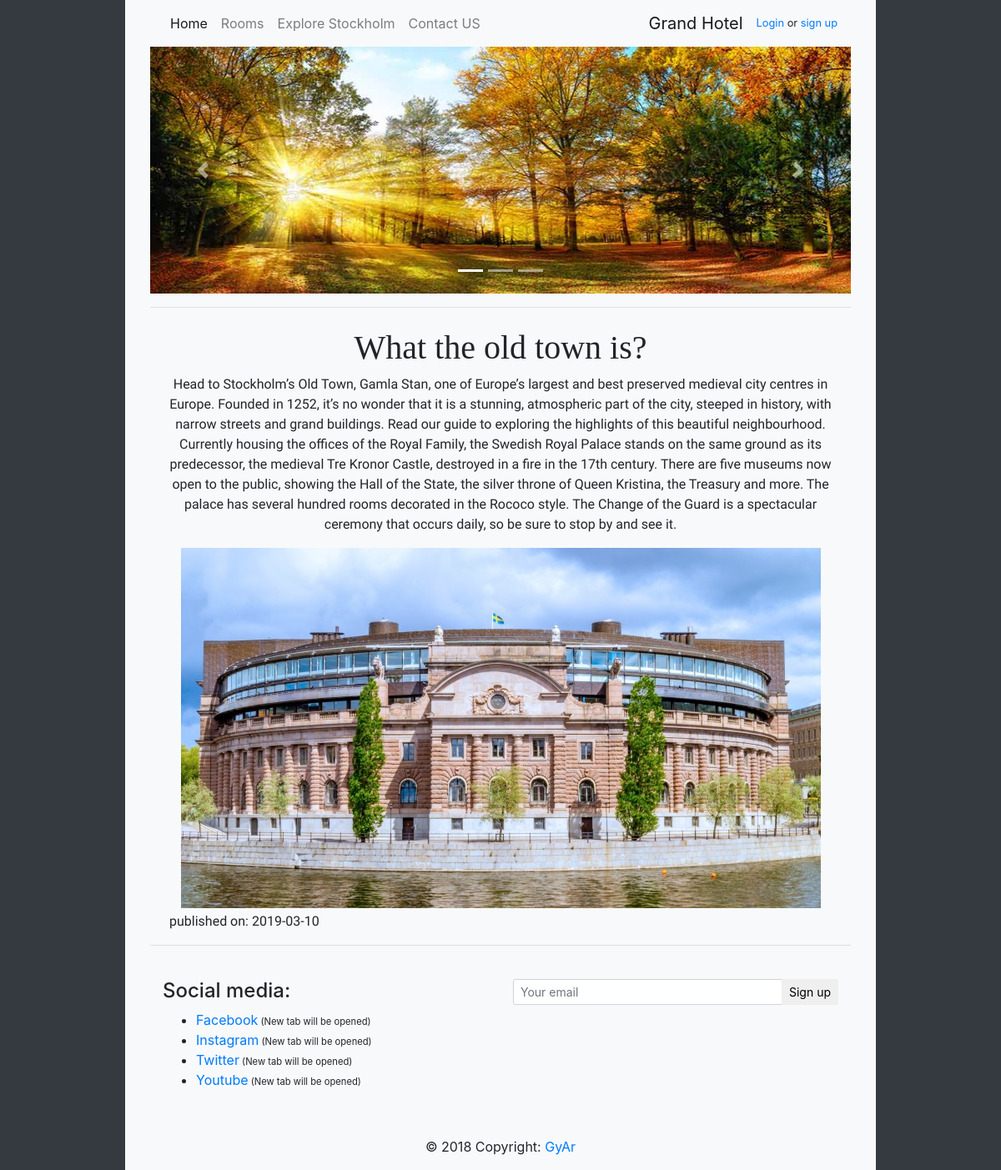
Screenshot of /article.php?id=1 with the database file from the repository.
### tables this page shows
CREATE TABLE IF NOT EXISTS `generalsettings` (
  `id` int(11) NOT NULL AUTO_INCREMENT,
  `title` varchar(59) NOT NULL,
  `language` varchar(3) NOT NULL,
  `facebook` varchar(259) NOT NULL,
  `instagram` varchar(259) NOT NULL,
  `youtube` varchar(259) NOT NULL,
  `address` text NOT NULL,
  `telnr` varchar(59) NOT NULL,
  PRIMARY KEY (`id`)
);

CREATE TABLE IF NOT EXISTS `article` (
  `id` int(11) NOT NULL AUTO_INCREMENT,
  `title` varchar(259) NOT NULL,
  `post` text NOT NULL,
  `img` text NOT NULL,
  `articledate` date NOT NULL,
  PRIMARY KEY (`id`)
);

### function/functions.php (called while the page is built, shortened)
<?php
function test_input($data)
{
    $data = trim($data);
    $data = stripslashes($data);
    $data = htmlspecialchars($data);
    return $data;
}
?>

### article.php (the view)
<?php include 'header.php'; ?>
<div class="container">
    <div class="px-2 py-2 text-center">
        <?php
            if (isset($_GET['id'])) {
                $articleID = test_input($_GET['id']);
                $sql = "SELECT * FROM article WHERE id ='$articleID'";
                $result = $conn->query($sql);
                if ($result->num_rows != 0) {
                    while ($rows = $result->fetch_assoc()) {
                        ?>
                            <h1><?php echo $rows['title']; ?></h1>
        <p><?php echo $rows['post'] ?></p>
        <div>
    <img class="img-fluid" src="<?php echo $rows['img'] ?>">
    </div>
    <footer>
                        <p class="float-left my-2">published on:  <?php echo $rows['articledate'] ?></>
    </footer>
    <br>
                        <?php
                    }
                }
            }
        ?>
    </div>
</div>
<?php include 'footer.php'; ?>

### header.php (shortened to what this page needs)
<?php include_once 'function/functions.php';
$generalSQL = "SELECT * FROM generalsettings";
$generalResult = $conn->query($generalSQL);
if ($generalResult->num_rows != 0) {
    while ($generalRows = $generalResult->fetch_assoc()) {
        ?>
<!DOCTYPE html>
<html lang="<?php echo $generalRows['language'] ?>">
<head>
    <link rel="stylesheet" href="asset/bootstrap.css" type="text/css">
    <link rel="stylesheet" href="asset/main.css" type="text/css">
</head>
<body class="bg-dark">
<div class="bg-light col-md-9 mx-auto">
    <nav class="navbar navbar-expand-lg navbar-light bg-light">
        <div class="container">
            <a class="navbar-brand order-1" href="#">Grand Hotel</a>
            <?php
            if (isset($_SESSION["currentID"])) {
                $currentID = $_SESSION['currentID'];
                $sql = "SELECT * FROM user WHERE id = '$currentID'";
                $result = $conn->query($sql);
                if ($result->num_rows != 0) {
                    while ($rows = $result->fetch_assoc()) {
                        $fullName = $rows['fullname'];
                        ?>
                        <div class="dropdown order-2">
                            <button class="btn btn-secondary dropdown-toggle float-right" type="button"
                                    id="dropdownMenuButton"
                                    data-toggle="dropdown" aria-haspopup="true" aria-expanded="false">
                                <span><img class="profile-img" src="<?php echo $rows['image'] ?>"> </span>
                                <?php echo $fullName ?>
                            </button>
                            <div class="dropdown-menu" aria-labelledby="dropdownMenuButton">
                                <a class="dropdown-item" href="profile.php">Profile</a>
                                <a class="dropdown-item" href="logout.php">Log out</a>
                            </div>
                        </div>
                        <?php
                    }
                }
            } else {
                echo '<span class="order-2 login"><a href="login.php">Login</a> or <a href="register.php">sign up</a></span>';
            } ?>
            <div class="collapse navbar-collapse" id="navbarNav">
                <ul class="navbar-nav">
                    <li class="nav-item active">
                        <a class="nav-link" href="index.php">Home <span class="sr-only">(current)</span></a>
                    </li>
                    <li class="nav-item">
                        <a class="nav-link" href="rooms.php">Rooms</a>
                    </li>
                    <li class="nav-item">
                        <a class="nav-link" href="explore.php">Explore Stockholm</a>
                    </li>
                    <li class="nav-item">
                        <a class="nav-link " href="contact-us.php">Contact US</a>
                    </li>
                </ul>
            </div>
        </div>
    </nav>
    <div class="container">
        <header>
        <div id="carouselExampleIndicators" class="carousel slide" data-ride="carousel">
  <ol class="carousel-indicators">
    <li data-target="#carouselExampleIndicators" data-slide-to="0" class="active"></li>
    <li data-target="#carouselExampleIndicators" data-slide-to="1"></li>
    <li data-target="#carouselExampleIndicators" data-slide-to="2"></li>
  </ol>
  <div class="carousel-inner">
    <div class="carousel-item active">
      <img class="d-block w-100" src="img/slider01.jpg" alt="First slide">
    </div>
  </div>
  <a class="carousel-control-prev" href="#carouselExampleIndicators" role="button" data-slide="prev">
    <span class="carousel-control-prev-icon" aria-hidden="true"></span>
  </a>
  <a class="carousel-control-next" href="#carouselExampleIndicators" role="button" data-slide="next">
    <span class="carousel-control-next-icon" aria-hidden="true"></span>
  </a>
</div>
        </header>
        <hr>
        <?php  }} ?>

### asset/main.css (style rules this page uses)
body { background-color: #4e555b !important; }
header { text-align: center; background-color: #6c757d; }
header img { max-height: 300px; }
h1, h2, h3 { font-family: 'Libre Baskerville', serif; }
p { font-family: 'Varela Round', sans-serif; }
.login { font-size: 0.8em; }
img { margin-bottom: -4px; }
.active, .demo:hover { opacity: 1; }

### rows the page displays
article: title "What the old town is?", post "Head to Stockholm’s Old Town, Gamla Stan, one of Europe’s largest and best preserved medieval city centres in Europe. Founded in 1252, it’s no wonder that it is a stunning, atmospheric part of the city, steeped in history, with narrow streets and grand buildings. Read our guide to exploring the highlights of this beautiful neighbourhood. Currently housing the offices of the Royal Family, the Swedish Royal Palace stands on the same ground as its predecessor, the medieval Tre Kronor Castle, destroyed in a fire in the 17th century. There are five museums now open to the public, showing the Hall of the State, the silver throne of Queen Kristina, the Treasury and more. The palace has several…", img (picture), articledate "2019-03-10"
